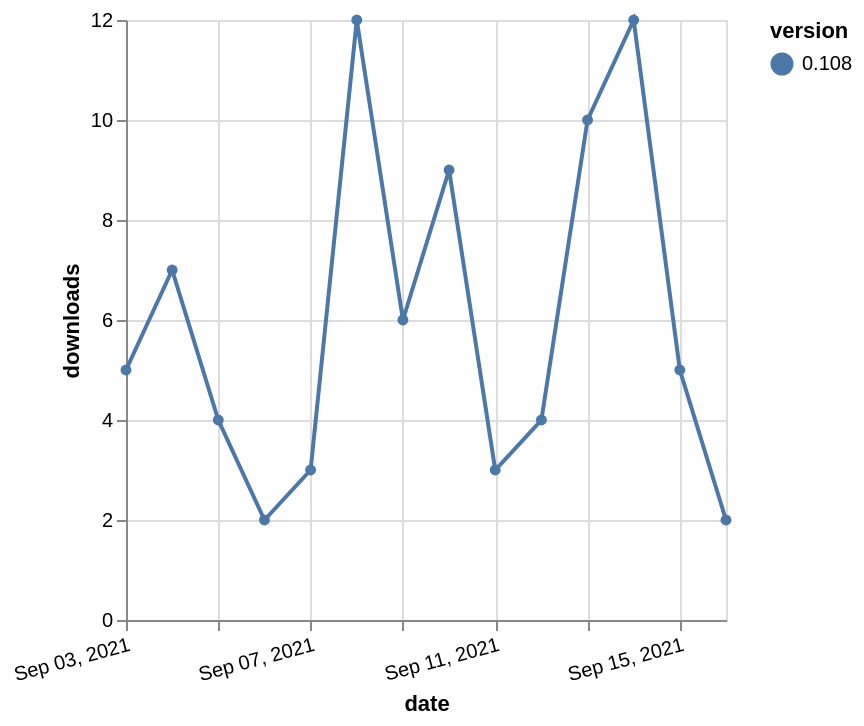

Vega-Lite specification for this chart:
### Vega-Lite specification from a JSON file in a GitHub repository (floating-point values rounded to 4 significant figures)
{"$schema": "https://vega.github.io/schema/vega-lite/v5.json", "description": "A simple bar chart with embedded data.", "data": {"values": [{"date": "2021-09-03", "total": 5175, "delta": 5, "version": "0.108"}, {"date": "2021-09-04", "total": 5182, "delta": 7, "version": "0.108"}, {"date": "2021-09-05", "total": 5186, "delta": 4, "version": "0.108"}, {"date": "2021-09-06", "total": 5188, "delta": 2, "version": "0.108"}, {"date": "2021-09-07", "total": 5191, "delta": 3, "version": "0.108"}, {"date": "2021-09-08", "total": 5203, "delta": 12, "version": "0.108"}, {"date": "2021-09-09", "total": 5209, "delta": 6, "version": "0.108"}, {"date": "2021-09-10", "total": 5218, "delta": 9, "version": "0.108"}, {"date": "2021-09-11", "total": 5221, "delta": 3, "version": "0.108"}, {"date": "2021-09-12", "total": 5225, "delta": 4, "version": "0.108"}, {"date": "2021-09-13", "total": 5235, "delta": 10, "version": "0.108"}, {"date": "2021-09-14", "total": 5247, "delta": 12, "version": "0.108"}, {"date": "2021-09-15", "total": 5252, "delta": 5, "version": "0.108"}, {"date": "2021-09-16", "total": 5254, "delta": 2, "version": "0.108"}]}, "width": "container", "mark": {"type": "line", "point": {"filled": true}}, "encoding": {"x": {"field": "date", "type": "temporal", "timeUnit": "yearmonthdate", "title": "date", "axis": {"labelAngle": -15}}, "y": {"field": "delta", "type": "quantitative", "title": "downloads"}, "color": {"field": "version", "type": "nominal"}, "tooltip": {"field": "delta"}}}
